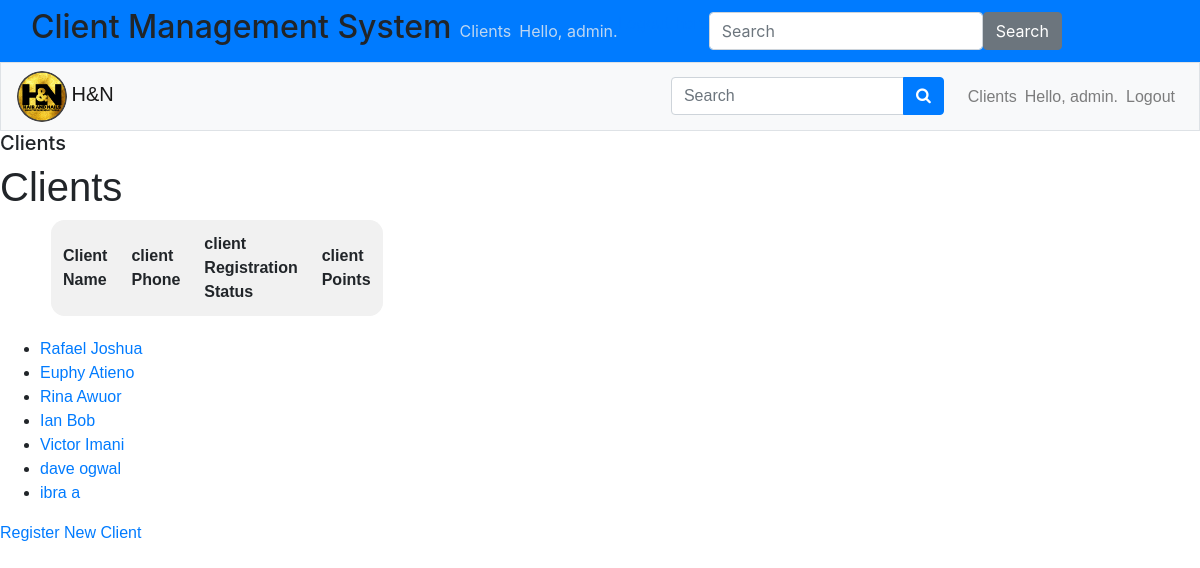
Before: /users/clients/ (signed in) with the older database file.
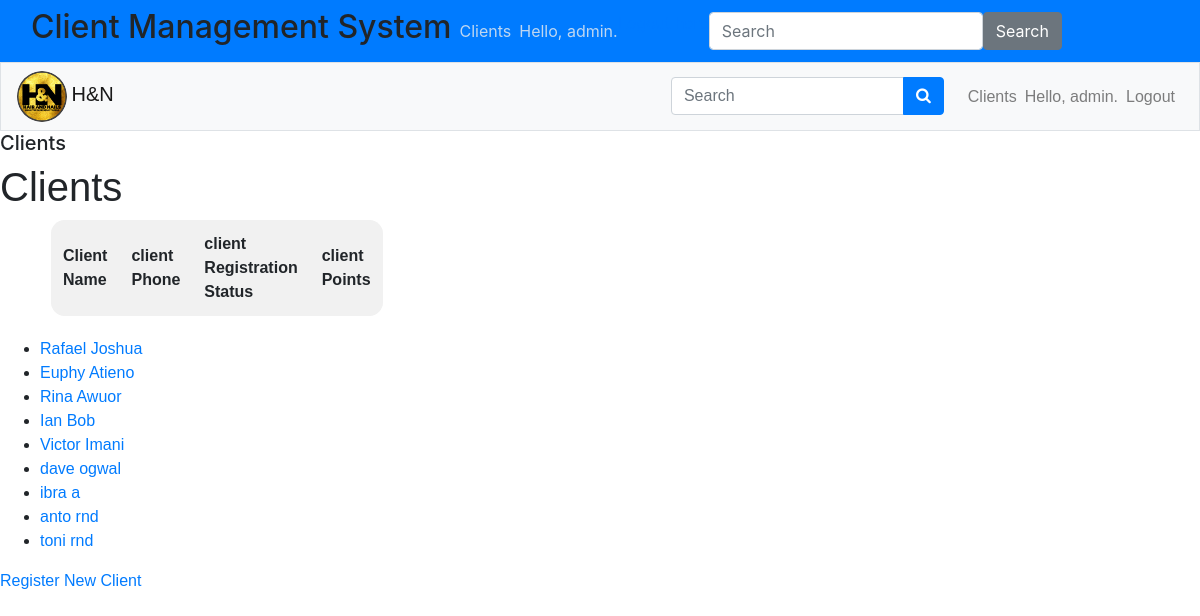
After: the same page with the newer database file.
### users/models.py (models this page shows, shortened)
class Client(models.Model):
    first_name = models.CharField(max_length=100)
    second_name = models.CharField(max_length=100)
    email = models.EmailField(unique=True)
    phone = models.CharField(max_length=15, unique=True)
    points = models.IntegerField(default=0)
    referral_points = models.IntegerField(default=0)
    date_of_birth = models.DateField(null=True, blank=True)
    birthday_points = models.IntegerField(default=0)
    referred_by = models.ForeignKey('self', null=True, blank=True, on_delete=models.SET_NULL)
    card_paid = models.BooleanField(default=False)
    card_issued = models.BooleanField(default=False)

### users/views.py (the view)
# urls.py: path('clients/', views.client_list, name='client_list'),
@login_required
def client_list(request):
    clients = Client.objects.all()
    context = {'clients': clients}
    return render(request, 'users/client_list.html', context)

### users/templates/users/client_list.html (shortened to what this page needs)
<!DOCTYPE html>
<html lang="en">
<head>
    {% extends 'users/base.html' %}
{% block header %}
<h5>Clients</h5>
{% endblock header %}
{% block content %}
<h1>Clients</h1>
<table class="time-table">
    <thead>
        <tr>
            <th>Client Name</th>
            <th>client Phone</th>
            <th>client Registration Status</th>
            <th>client Points</th>
        </tr>
    </thead>
</table>
<ul>
    {% for client in clients %}
        <li>
            <a href="{% url 'users:client_detail' client.id %}">{{ client.first_name }} {{ client.second_name }}</a>
        </li>
    {% endfor %}
</ul>
<a href="{% url 'users:register_client' %}">Register New Client</a>
{% endblock content %}

Changed rows visible on the page:
added Client: first_name "anto", second_name "rnd"
added Client: first_name "toni", second_name "rnd"
